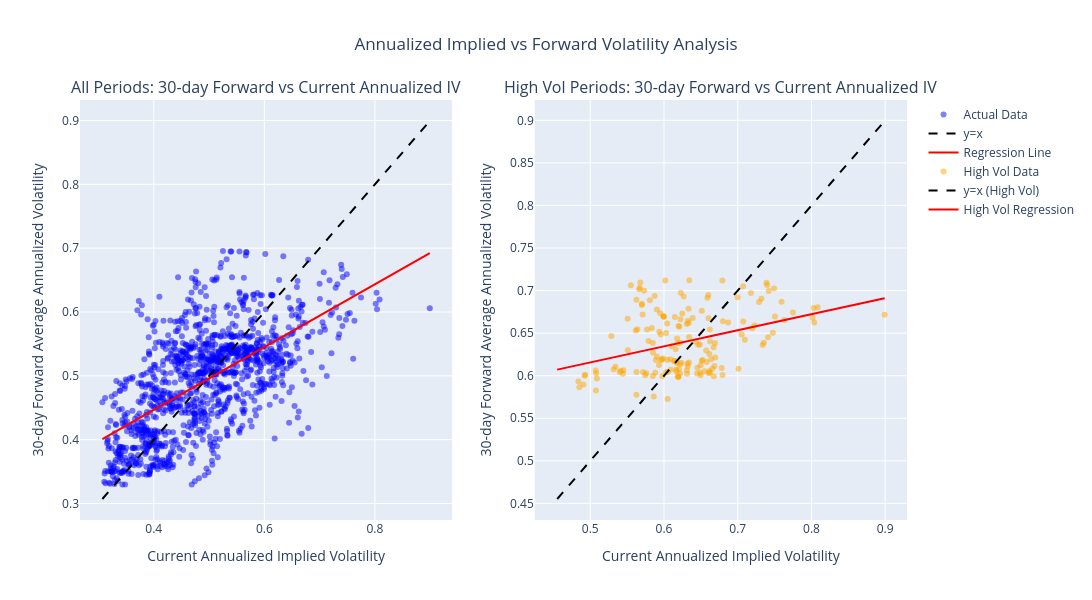

Notebook code for this chart:
### Markdown cell above
### Trading Volatility

Volatility exhibits a fascinating characteristic known as mean reversion - it tends to oscillate around a long-term average rather than trending indefinitely upward or downward. This behavior makes intuitive sense: periods of high volatility create uncertainty that eventually stabilizes, while extremely low volatility often precedes market disruptions that spike volatility higher.

However, the "mean" that volatility reverts to isn't fixed. It evolves over time based on structural changes in markets, the macroeconomic environment, and other factors. Despite this moving target, we can develop trading strategies by comparing current implied volatility levels to historical patterns and theoretical fair values.

The analysis below explores how current implied volatility levels relate to future realized volatility. If implied volatility is truly mean-reverting, we would expect periods of extremely high implied volatility to be followed by lower volatility, and vice versa. This relationship, if it exists, could form the basis of a systematic volatility trading strategy.

### Code cell
import pandas as pd
import numpy as np
import matplotlib.pyplot as plt
from sklearn.linear_model import LinearRegression
from plotly.subplots import make_subplots
import plotly.graph_objects as go


# Calculate rolling mean and std of annualized implied volatility over 252 trading days
implied_vol['Rolling_Mean'] = implied_vol['Implied Volatility'].rolling(252).mean() * np.sqrt(252)
implied_vol['Rolling_Std'] = implied_vol['Implied Volatility'].rolling(252).std() * np.sqrt(252)

# Identify high volatility periods (above 1 std from mean)
high_vol_mask = implied_vol['Implied Volatility'] * np.sqrt(252) > (implied_vol['Rolling_Mean'] + implied_vol['Rolling_Std'])
high_vol_data = implied_vol[high_vol_mask]

# Create subplots
fig = make_subplots(rows=1, cols=2, 
                    subplot_titles=('All Periods: 30-day Forward vs Current Annualized IV',
                                  'High Vol Periods: 30-day Forward vs Current Annualized IV'))

# Plot 1: All periods
# Scatter plot of actual data
fig.add_trace(
    go.Scatter(x=implied_vol['Implied Volatility'] * np.sqrt(252), 
               y=implied_vol['Implied Volatility'].shift(-30).rolling(30).mean() * np.sqrt(252),
               mode='markers',
               name='Actual Data',
               marker=dict(color='blue', opacity=0.5)),
    row=1, col=1
)

# Add y=x line
max_vol = max((implied_vol['Implied Volatility'] * np.sqrt(252)).max(), 
              (implied_vol['Implied Volatility'].shift(-30).rolling(30).mean() * np.sqrt(252)).max())
min_vol = min((implied_vol['Implied Volatility'] * np.sqrt(252)).min(), 
              (implied_vol['Implied Volatility'].shift(-30).rolling(30).mean() * np.sqrt(252)).min())
fig.add_trace(
    go.Scatter(x=[min_vol, max_vol], 
               y=[min_vol, max_vol],
               mode='lines',
               name='y=x',
               line=dict(color='black', dash='dash')),
    row=1, col=1
)

# Add regression line
X = (implied_vol['Implied Volatility'] * np.sqrt(252)).values.reshape(-1,1)
y = (implied_vol['Implied Volatility'].shift(-30).rolling(30).mean() * np.sqrt(252)).values
model_30d = LinearRegression().fit(X[~np.isnan(y)], y[~np.isnan(y)])

fig.add_trace(
    go.Scatter(x=implied_vol['Implied Volatility'] * np.sqrt(252), 
               y=model_30d.predict(X),
               mode='lines',
               name='Regression Line',
               line=dict(color='red')),
    row=1, col=1
)

# Plot 2: High volatility periods
# Fit regression for high vol periods
high_vol_data['Forward_30d'] = high_vol_data['Implied Volatility'].shift(-30).rolling(30).mean() * np.sqrt(252)
X_high = (high_vol_data['Implied Volatility'] * np.sqrt(252)).values.reshape(-1,1)
y_high = high_vol_data['Forward_30d'].values
model_high = LinearRegression().fit(X_high[~np.isnan(y_high)], y_high[~np.isnan(y_high)])

# Scatter plot of high vol data
fig.add_trace(
    go.Scatter(x=high_vol_data['Implied Volatility'] * np.sqrt(252), 
               y=high_vol_data['Forward_30d'],
               mode='markers',
               name='High Vol Data',
               marker=dict(color='orange', opacity=0.5)),
    row=1, col=2
)

# Add y=x line for high vol
max_vol_high = max((high_vol_data['Implied Volatility'] * np.sqrt(252)).max(), high_vol_data['Forward_30d'].max())
min_vol_high = min((high_vol_data['Implied Volatility'] * np.sqrt(252)).min(), high_vol_data['Forward_30d'].min())
fig.add_trace(
    go.Scatter(x=[min_vol_high, max_vol_high], 
               y=[min_vol_high, max_vol_high],
               mode='lines',
               name='y=x (High Vol)',
               line=dict(color='black', dash='dash')),
    row=1, col=2
)

# Add regression line for high vol
fig.add_trace(
    go.Scatter(x=high_vol_data['Implied Volatility'] * np.sqrt(252), 
               y=model_high.predict(X_high),
               mode='lines',
               name='High Vol Regression',
               line=dict(color='red')),
    row=1, col=2
)

# Update layout
fig.update_layout(
    height=600,
    width=1200,
    showlegend=True,
    title_text="Annualized Implied vs Forward Volatility Analysis",
    title_x=0.5
)

fig.update_xaxes(title_text="Current Annualized Implied Volatility")
fig.update_yaxes(title_text="30-day Forward Average Annualized Volatility")

# Print regression results for high vol periods
print("\nHigh Volatility Periods Regression Results:")
print(f"Coefficient: {model_high.coef_[0]:.4f}")
print(f"Intercept: {model_high.intercept_:.4f}")
print(f"R-squared: {model_high.score(X_high[~np.isnan(y_high)], y_high[~np.isnan(y_high)]):.4f}")

fig.show()

### Figure 1 — Plotly figure (JSON) as saved in the notebook; plotly's stock layout.template omitted (floating-point values rounded to 4 significant figures; data arrays with more than 128 entries replaced by an {"elided": "..."} marker saying what was removed)
{"data": [{"marker": {"color": "blue", "opacity": 0.5}, "mode": "markers", "name": "Actual Data", "type": "scatter", "x": {"elided": "1255 float values"}, "xaxis": "x", "y": {"elided": "1255 float values"}, "yaxis": "y"}, {"line": {"color": "black", "dash": "dash"}, "mode": "lines", "name": "y=x", "type": "scatter", "x": [0.307, 0.8992], "xaxis": "x", "y": [0.307, 0.8992], "yaxis": "y"}, {"line": {"color": "red"}, "mode": "lines", "name": "Regression Line", "type": "scatter", "x": {"elided": "1255 float values"}, "xaxis": "x", "y": {"elided": "1255 float values"}, "yaxis": "y"}, {"marker": {"color": "orange", "opacity": 0.5}, "mode": "markers", "name": "High Vol Data", "type": "scatter", "x": {"elided": "226 float values"}, "xaxis": "x2", "y": {"elided": "226 float values"}, "yaxis": "y2"}, {"line": {"color": "black", "dash": "dash"}, "mode": "lines", "name": "y=x (High Vol)", "type": "scatter", "x": [0.4552, 0.8992], "xaxis": "x2", "y": [0.4552, 0.8992], "yaxis": "y2"}, {"line": {"color": "red"}, "mode": "lines", "name": "High Vol Regression", "type": "scatter", "x": {"elided": "226 float values"}, "xaxis": "x2", "y": {"elided": "226 float values"}, "yaxis": "y2"}], "layout": {"annotations": [{"font": {"size": 16}, "showarrow": false, "text": "All Periods: 30-day Forward vs Current Annualized IV", "x": 0.225, "xanchor": "center", "xref": "paper", "y": 1, "yanchor": "bottom", "yref": "paper"}, {"font": {"size": 16}, "showarrow": false, "text": "High Vol Periods: 30-day Forward vs Current Annualized IV", "x": 0.775, "xanchor": "center", "xref": "paper", "y": 1, "yanchor": "bottom", "yref": "paper"}], "height": 600, "showlegend": true, "title": {"text": "Annualized Implied vs Forward Volatility Analysis", "x": 0.5}, "width": 1200, "xaxis": {"anchor": "y", "domain": [0, 0.45], "title": {"text": "Current Annualized Implied Volatility"}}, "xaxis2": {"anchor": "y2", "domain": [0.55, 1], "title": {"text": "Current Annualized Implied Volatility"}}, "yaxis": {"anchor": "x", "domain": [0, 1], "title": {"text": "30-day Forward Average Annualized Volatility"}}, "yaxis2": {"anchor": "x2", "domain": [0, 1], "title": {"text": "30-day Forward Average Annualized Volatility"}}}}
